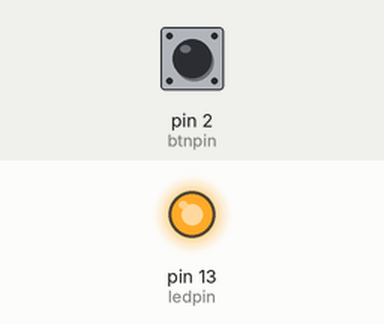
A sketch run on a simulated Arduino Uno, built with avr-gcc and run on an emulated ATmega328P. Parts: output pins drawn as LEDs (lit = HIGH). Inputs (shaded band) come from the test bench; at power-on: pin 2 (btnpin) HIGH.

Above: at 1.2 s.
1.3 s: pin 2 (btnpin) pulled LOW for 0.15 s
At 2.2 s:
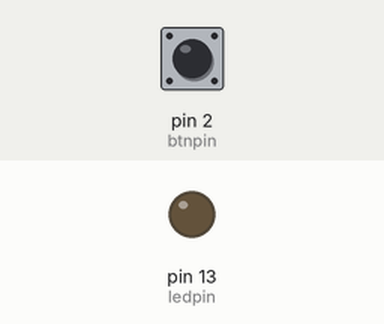
Timing chart, 0 to 4.3 s (numbered marks = the images above; inputs shaded):
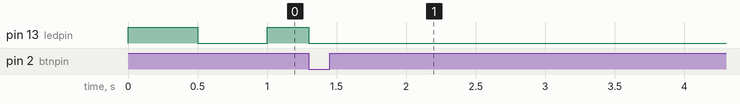

The sketch:

ISR_LED_btn.ino
```cpp
/*code by Arfa Imtiyaz S
  NIM: 21/480658/TK/53036*/

bool led = false;  //boolean for blinking led
bool on = true;   //boolean for enabling/disabling blink
const int ledpin = 13;  //declaring led's pin
const int btnpin = 2;   //declaring button's pin

void setup()  //code inside here will run once
{
  pinMode(ledpin, OUTPUT);  //setting the led pin mode to output
  pinMode(btnpin, INPUT_PULLUP);  //setting the button pin mode to input, and using internal pull up resistor

  // initialize Timer1
  noInterrupts(); // disable all interrupts
  TCCR1A = 0;
  TCCR1B = 0;
  TCNT1 = 0;

  OCR1A = 31250; // compare match register (16MHz/256)/2Hz
  TCCR1B |= (1 << WGM12); // CTC mode
  TCCR1B |= (1 << CS12); // use 256 prescaler
  TIMSK1 |= (1 << OCIE1A); // enable timer compare interrupt
  interrupts(); // enable all interrupts

  attachInterrupt(digitalPinToInterrupt(btnpin), disableLed, FALLING);  //call the function disableLed when the button is pressed
}

void loop()
{

}

void disableLed() { //this function will be called on button press interrupt
  on = false; //disable the blinking led
  digitalWrite(ledpin, LOW); //turning the led off
}

ISR (TIMER1_COMPA_vect) {
  if (on) { //check if blinking is enabled
    led = !led; //toggle led boolean
    digitalWrite(ledpin, led); //set led on/off depending on boolean
  }
}
```
